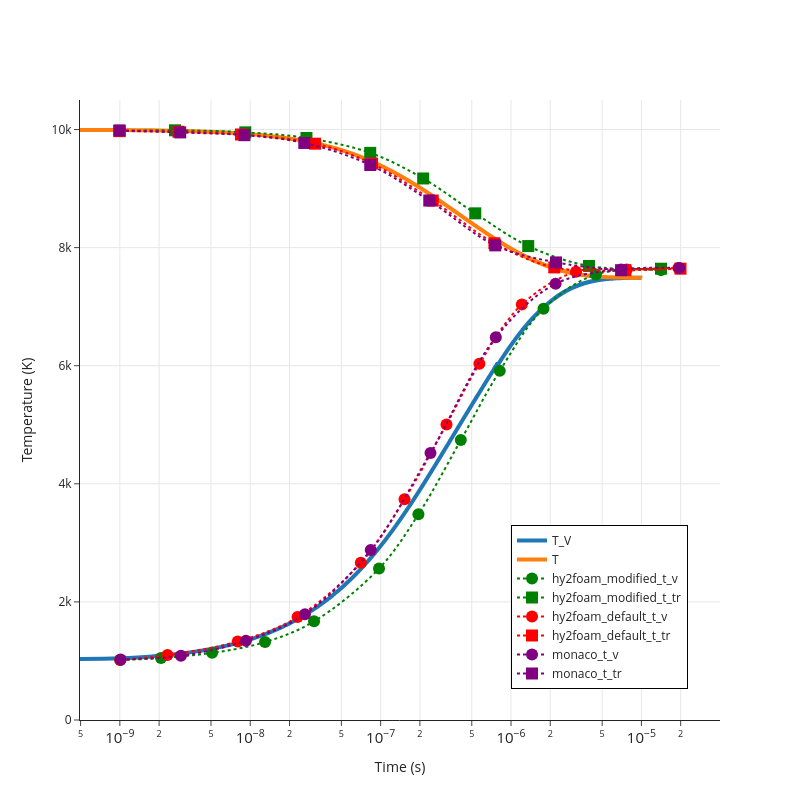
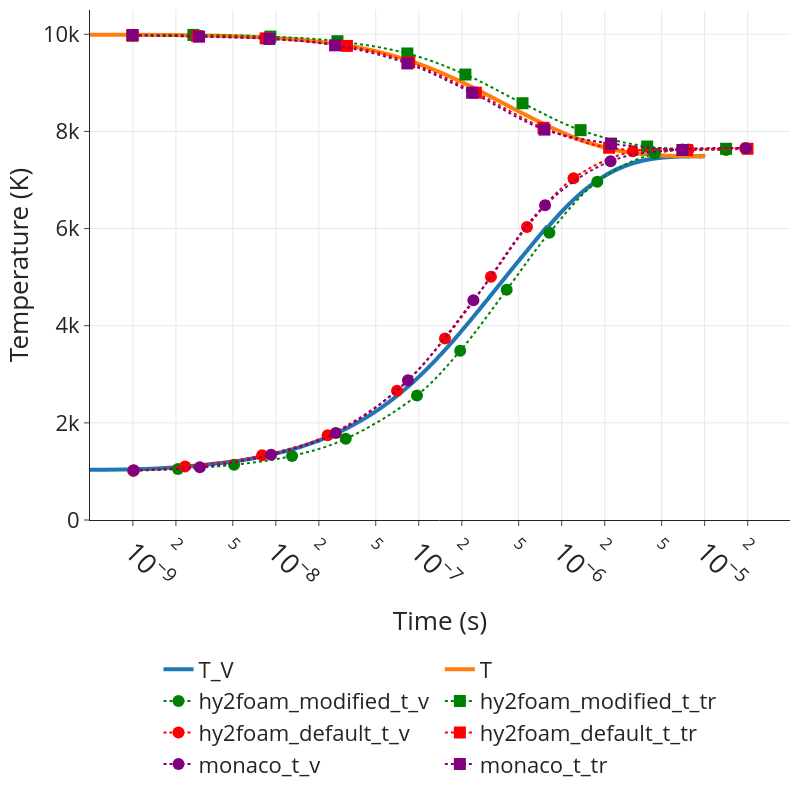

These figures' notebook cell, in order:
### Code cell
from plotly import graph_objects as go
import pandas as pd

# JIT-compiled version of extract_primitives_from_U (needs to be executed once per kernel uptime)
def _extract_prim(U, em):
    prim = extract_primitives_from_U(U, em)
    return prim.Y_s, prim.rho, prim.T, prim.Tv, prim.p

extract_primitives_from_U_jitted = jax.jit(_extract_prim)

# extract primitives and plot
Y_s, rho, T, T_V, p = jax.vmap(
    extract_primitives_from_U_jitted,
    in_axes=(0, None),
)(U_field, equation_manager)


fig = go.Figure()
fig.add_trace(
    go.Scatter(
        x=t,
        y=T_V[:, 0],
        mode="lines",
        name="T_V",
        line=dict(shape="spline", smoothing=1.0, width=4),
    )
)
fig.add_trace(
    go.Scatter(
        x=t, y=T[:, 0], mode="lines", name="T", line=dict(shape="spline", smoothing=1.0, width=4)
    )
)

fig.add_hline(y=7623.3, name="T_eq Casseau", line_dash="dash", line_color="black")

# Load and plot reference data from CSV
csv_path = "/home/hhoechter/tum/jaxfluids_internship/experiments/heatbath_0d_casseau/casseau_figure_3_1.csv"
df = pd.read_csv(
    csv_path, skiprows=1
)  # Skip the first header row, use X,Y,X,Y... as columns

# Read first row to get the dataset names
with open(csv_path, "r") as f:
    header_line = f.readline().strip()
dataset_names = [name for name in header_line.split(",") if name]

# Group datasets by prefix (e.g., "modified", "hy2foam_default", "monaco")
prefixes = []
for name in dataset_names:
    # Extract prefix by removing _t_v or _t_tr suffix
    if "_t_v" in name:
        prefix = name.replace("_t_v", "")
    elif "_t_tr" in name:
        prefix = name.replace("_t_tr", "")
    else:
        prefix = name
    if prefix not in prefixes:
        prefixes.append(prefix)

# Define colors for each prefix
colors = ["green", "red", "purple", "orange", "brown", "pink"]
prefix_colors = {prefix: colors[i % len(colors)] for i, prefix in enumerate(prefixes)}

# Plot each dataset (columns come in pairs: X, Y for each dataset)
for i, name in enumerate(dataset_names):
    x_col = i * 2  # X column index
    y_col = i * 2 + 1  # Y column index

    if x_col >= len(df.columns) or y_col >= len(df.columns):
        continue

    x_data = pd.to_numeric(df.iloc[:, x_col], errors="coerce").dropna().values
    y_data = pd.to_numeric(df.iloc[:, y_col], errors="coerce").dropna().values

    # Use minimum length in case of mismatched data
    min_len = min(len(x_data), len(y_data))
    x_data = x_data[:min_len]
    y_data = y_data[:min_len]

    # Find prefix for this dataset
    if "_t_v" in name:
        prefix = name.replace("_t_v", "")
    elif "_t_tr" in name:
        prefix = name.replace("_t_tr", "")
    else:
        prefix = name

    fig.add_trace(
        go.Scatter(
            x=x_data,
            y=y_data * 1000,  # Scale Y values (they appear to be in units of 1000 K)
            mode="markers+lines",
            line=dict(dash="dot", smoothing=1.0, shape="spline"),
            name=name,
            marker=dict(color=prefix_colors.get(prefix, "gray"), symbol="circle" if "_t_v" in name else "square" if "_t_tr" in name else "circle", size=12),
        )
    )

fig.update_xaxes(type="log", exponentformat="power", showexponent="all", showgrid=True)
fig.update_yaxes(range=[0, 10500], showgrid=True)
fig.update_layout(
    template="simple_white",
    # title="Energy Relaxation Correlation with Casseau for nonreacting N2",
    xaxis_title="Time (s)",
    yaxis_title="Temperature (K)",
    legend=dict(
        x=0.95,
        y=0.05,
        xanchor="right",
        yanchor="bottom",
        borderwidth=1,
        bordercolor="black",
    ),
    showlegend=True,
    width=800,
    height=800,
)
fig.show()

# fig.update_xaxes(range=[5e-7, 1e-6], type="linear", tickformat=".1e")
# fig.update_yaxes(range=[5700, 6300])
fig.update_layout(
    width=800,
    height=800,
    margin=dict(t=10, b=280, l=80, r=10),
    xaxis=dict(
        title_font=dict(size=26),
        tickfont=dict(size=22),
        tickangle=45,
    ),
    yaxis=dict(title_font=dict(size=26), tickfont=dict(size=22)),
    legend=dict(
        font=dict(size=22),
        x=0.5,
        y=-0.25,
        xanchor="center",
        yanchor="top",
        borderwidth=1,
        bordercolor="white",
        orientation="h",
    ),
)
fig.show()
fig.write_image(
    "/home/hhoechter/tum/jaxfluids_internship/experiments/heatbath_0d_casseau/13.pdf"
)

### Figure 1 — Plotly figure (JSON) as saved in the notebook; plotly's stock layout.template omitted (floating-point values rounded to 4 significant figures; data arrays with more than 128 entries replaced by an {"elided": "..."} marker saying what was removed)
{"data": [{"line": {"shape": "spline", "smoothing": 1, "width": 4}, "mode": "lines", "name": "T_V", "type": "scatter", "x": {"elided": "10001 float values"}, "y": {"elided": "10001 float values"}}, {"line": {"shape": "spline", "smoothing": 1, "width": 4}, "mode": "lines", "name": "T", "type": "scatter", "x": {"elided": "10001 float values"}, "y": {"elided": "10001 float values"}}, {"line": {"dash": "dot", "shape": "spline", "smoothing": 1}, "marker": {"color": "green", "size": 12, "symbol": "circle"}, "mode": "markers+lines", "name": "hy2foam_modified_t_v", "type": "scatter", "x": [1.006e-09, 2.067e-09, 5.103e-09, 1.299e-08, 3.085e-08, 9.719e-08, 1.949e-07, 4.121e-07, 8.197e-07, 1.774e-06, 4.479e-06, 1.413e-05], "y": [1014.0, 1051.0, 1137.0, 1319.0, 1670.0, 2565.0, 3484.0, 4741.0, 5913.0, 6964.0, 7545.0, 7619.0]}, {"line": {"dash": "dot", "shape": "spline", "smoothing": 1}, "marker": {"color": "green", "size": 12, "symbol": "square"}, "mode": "markers+lines", "name": "hy2foam_modified_t_tr", "type": "scatter", "x": [9.938e-10, 2.649e-09, 9.161e-09, 2.698e-08, 8.321e-08, 2.12e-07, 5.318e-07, 1.355e-06, 3.961e-06, 1.413e-05], "y": [9974.0, 9987.0, 9952.0, 9857.0, 9605.0, 9171.0, 8581.0, 8026.0, 7690.0, 7643.0]}, {"line": {"dash": "dot", "shape": "spline", "smoothing": 1}, "marker": {"color": "red", "size": 12, "symbol": "circle"}, "mode": "markers+lines", "name": "hy2foam_default_t_v", "type": "scatter", "x": [1.006e-09, 2.319e-09, 8.016e-09, 2.306e-08, 7.045e-08, 1.525e-07, 3.199e-07, 5.718e-07, 1.21e-06, 3.148e-06, 7.714e-06, 1.919e-05], "y": [1014.0, 1100.0, 1331.0, 1743.0, 2662.0, 3737.0, 5006.0, 6033.0, 7036.0, 7593.0, 7630.0, 7655.0]}, {"line": {"dash": "dot", "shape": "spline", "smoothing": 1}, "marker": {"color": "red", "size": 12, "symbol": "square"}, "mode": "markers+lines", "name": "hy2foam_default_t_tr", "type": "scatter", "x": [9.938e-10, 2.816e-09, 8.486e-09, 3.145e-08, 8.582e-08, 2.51e-07, 7.455e-07, 2.147e-06, 7.539e-06, 1.994e-05], "y": [9974.0, 9963.0, 9916.0, 9761.0, 9424.0, 8797.0, 8074.0, 7665.0, 7618.0, 7643.0]}, {"line": {"dash": "dot", "shape": "spline", "smoothing": 1}, "marker": {"color": "purple", "size": 12, "symbol": "circle"}, "mode": "markers+lines", "name": "monaco_t_v", "type": "scatter", "x": [1.014e-09, 2.94e-09, 9.272e-09, 2.626e-08, 8.399e-08, 2.412e-07, 7.645e-07, 2.197e-06, 6.983e-06, 1.949e-05], "y": [1026.0, 1088.0, 1343.0, 1791.0, 2879.0, 4523.0, 6480.0, 7387.0, 7630.0, 7655.0]}, {"line": {"dash": "dot", "shape": "spline", "smoothing": 1}, "marker": {"color": "purple", "size": 12, "symbol": "square"}, "mode": "markers+lines", "name": "monaco_t_tr", "type": "scatter", "x": [9.938e-10, 2.904e-09, 9.023e-09, 2.597e-08, 8.323e-08, 2.361e-07, 7.57e-07, 2.213e-06, 6.983e-06], "y": [9986.0, 9951.0, 9904.0, 9772.0, 9399.0, 8797.0, 8038.0, 7749.0, 7618.0]}], "layout": {"height": 800, "legend": {"bordercolor": "black", "borderwidth": 1, "x": 0.95, "xanchor": "right", "y": 0.05, "yanchor": "bottom"}, "shapes": [{"line": {"color": "black", "dash": "dash"}, "name": "T_eq Casseau", "type": "line", "x0": 0, "x1": 1, "xref": "x domain", "y0": 7623.0, "y1": 7623.0, "yref": "y"}], "showlegend": true, "width": 800, "xaxis": {"exponentformat": "power", "showexponent": "all", "showgrid": true, "title": {"text": "Time (s)"}, "type": "log"}, "yaxis": {"range": [0, 10500], "showgrid": true, "title": {"text": "Temperature (K)"}}}}

### Figure 2 — Plotly figure (JSON) as saved in the notebook; plotly's stock layout.template omitted (floating-point values rounded to 4 significant figures; data arrays with more than 128 entries replaced by an {"elided": "..."} marker saying what was removed)
{"data": [{"line": {"shape": "spline", "smoothing": 1, "width": 4}, "mode": "lines", "name": "T_V", "type": "scatter", "x": {"elided": "10001 float values"}, "y": {"elided": "10001 float values"}}, {"line": {"shape": "spline", "smoothing": 1, "width": 4}, "mode": "lines", "name": "T", "type": "scatter", "x": {"elided": "10001 float values"}, "y": {"elided": "10001 float values"}}, {"line": {"dash": "dot", "shape": "spline", "smoothing": 1}, "marker": {"color": "green", "size": 12, "symbol": "circle"}, "mode": "markers+lines", "name": "hy2foam_modified_t_v", "type": "scatter", "x": [1.006e-09, 2.067e-09, 5.103e-09, 1.299e-08, 3.085e-08, 9.719e-08, 1.949e-07, 4.121e-07, 8.197e-07, 1.774e-06, 4.479e-06, 1.413e-05], "y": [1014.0, 1051.0, 1137.0, 1319.0, 1670.0, 2565.0, 3484.0, 4741.0, 5913.0, 6964.0, 7545.0, 7619.0]}, {"line": {"dash": "dot", "shape": "spline", "smoothing": 1}, "marker": {"color": "green", "size": 12, "symbol": "square"}, "mode": "markers+lines", "name": "hy2foam_modified_t_tr", "type": "scatter", "x": [9.938e-10, 2.649e-09, 9.161e-09, 2.698e-08, 8.321e-08, 2.12e-07, 5.318e-07, 1.355e-06, 3.961e-06, 1.413e-05], "y": [9974.0, 9987.0, 9952.0, 9857.0, 9605.0, 9171.0, 8581.0, 8026.0, 7690.0, 7643.0]}, {"line": {"dash": "dot", "shape": "spline", "smoothing": 1}, "marker": {"color": "red", "size": 12, "symbol": "circle"}, "mode": "markers+lines", "name": "hy2foam_default_t_v", "type": "scatter", "x": [1.006e-09, 2.319e-09, 8.016e-09, 2.306e-08, 7.045e-08, 1.525e-07, 3.199e-07, 5.718e-07, 1.21e-06, 3.148e-06, 7.714e-06, 1.919e-05], "y": [1014.0, 1100.0, 1331.0, 1743.0, 2662.0, 3737.0, 5006.0, 6033.0, 7036.0, 7593.0, 7630.0, 7655.0]}, {"line": {"dash": "dot", "shape": "spline", "smoothing": 1}, "marker": {"color": "red", "size": 12, "symbol": "square"}, "mode": "markers+lines", "name": "hy2foam_default_t_tr", "type": "scatter", "x": [9.938e-10, 2.816e-09, 8.486e-09, 3.145e-08, 8.582e-08, 2.51e-07, 7.455e-07, 2.147e-06, 7.539e-06, 1.994e-05], "y": [9974.0, 9963.0, 9916.0, 9761.0, 9424.0, 8797.0, 8074.0, 7665.0, 7618.0, 7643.0]}, {"line": {"dash": "dot", "shape": "spline", "smoothing": 1}, "marker": {"color": "purple", "size": 12, "symbol": "circle"}, "mode": "markers+lines", "name": "monaco_t_v", "type": "scatter", "x": [1.014e-09, 2.94e-09, 9.272e-09, 2.626e-08, 8.399e-08, 2.412e-07, 7.645e-07, 2.197e-06, 6.983e-06, 1.949e-05], "y": [1026.0, 1088.0, 1343.0, 1791.0, 2879.0, 4523.0, 6480.0, 7387.0, 7630.0, 7655.0]}, {"line": {"dash": "dot", "shape": "spline", "smoothing": 1}, "marker": {"color": "purple", "size": 12, "symbol": "square"}, "mode": "markers+lines", "name": "monaco_t_tr", "type": "scatter", "x": [9.938e-10, 2.904e-09, 9.023e-09, 2.597e-08, 8.323e-08, 2.361e-07, 7.57e-07, 2.213e-06, 6.983e-06], "y": [9986.0, 9951.0, 9904.0, 9772.0, 9399.0, 8797.0, 8038.0, 7749.0, 7618.0]}], "layout": {"height": 800, "legend": {"bordercolor": "white", "borderwidth": 1, "font": {"size": 22}, "orientation": "h", "x": 0.5, "xanchor": "center", "y": -0.25, "yanchor": "top"}, "margin": {"b": 280, "l": 80, "r": 10, "t": 10}, "shapes": [{"line": {"color": "black", "dash": "dash"}, "name": "T_eq Casseau", "type": "line", "x0": 0, "x1": 1, "xref": "x domain", "y0": 7623.0, "y1": 7623.0, "yref": "y"}], "showlegend": true, "width": 800, "xaxis": {"exponentformat": "power", "showexponent": "all", "showgrid": true, "tickangle": 45, "tickfont": {"size": 22}, "title": {"font": {"size": 26}, "text": "Time (s)"}, "type": "log"}, "yaxis": {"range": [0, 10500], "showgrid": true, "tickfont": {"size": 22}, "title": {"font": {"size": 26}, "text": "Temperature (K)"}}}}
